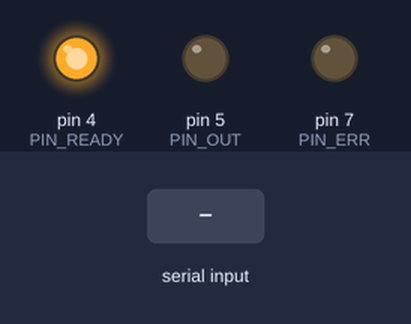
This sketch was run on a simulated Arduino Uno, built with avr-gcc and run on an emulated ATmega328P. On the bench: output pins drawn as LEDs (lit = HIGH). Dashed ring = blinking. The test bench sets the inputs (shaded band). What the sketch prints to the serial monitor is not drawn.

Above: at 1.2 s.
1.3 s: "A" received over Serial
At 1.82 s:
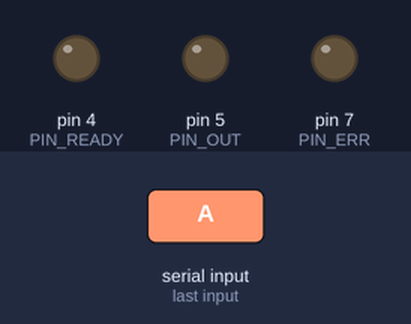
3.4 s: byte 75 ('K') received over Serial
At 3.51 s:
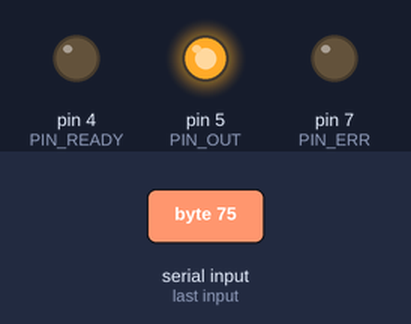
6.4 s: byte 32 (' ') received over Serial
At 7.0 s:
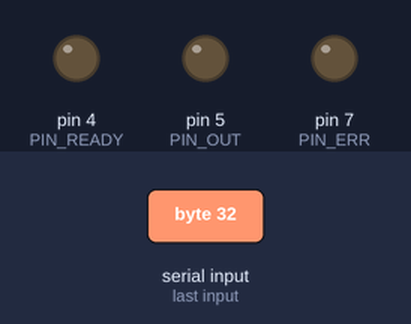
7.9 s: byte 76 ('L') received over Serial
At 9.8 s:
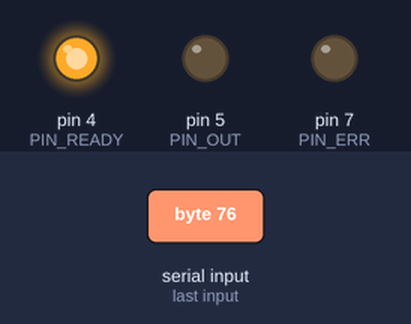
10.9 s: byte 77 ('M') received over Serial
At 11.01 s:
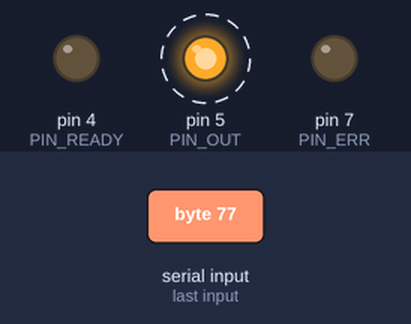
12.4 s: byte 78 ('N') received over Serial
At 14.2 s:
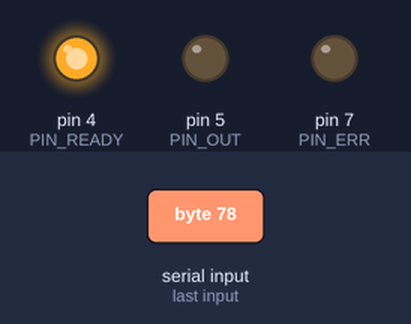
Timing chart, 0 to 14.9 s (numbered marks = the images above; inputs shaded):
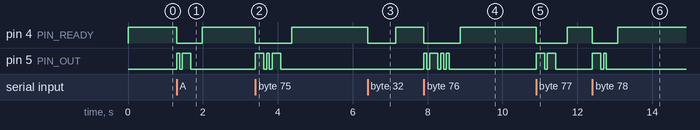

The sketch:

morse.ino
```cpp
#define PIN_OUT 5
#define PIN_ERR 7
#define PIN_READY 4

#define BASE_TIME 75

#define DOT        1
#define DASH       3
#define GAP        1
#define LETTER_GAP 3
#define WORD_GAP   7

#define DO_DOT pulse(DOT)
#define DO_DASH pulse(DASH)

/* char *message = "SOS Help us"; */

void pulse(byte t) {
  digitalWrite(PIN_OUT, HIGH);
  delay(t * BASE_TIME);
  digitalWrite(PIN_OUT, LOW);
  delay(GAP * BASE_TIME);
}

void pulseError() {
  digitalWrite(PIN_ERR, HIGH);
  delay(DASH * BASE_TIME);
  digitalWrite(PIN_ERR, LOW);
}

void writeChar(char c) {

  if (c >= 'a' && c <= 'z') c -= 'a' - 'A';
  switch (c) {
    case ' ':
      delay(WORD_GAP * BASE_TIME);
      break;

    case 'A':
      pulse(DOT);
      pulse(DASH);
      break;
    case 'B':
      pulse(DASH);
      pulse(DOT);
      pulse(DOT);
      break;

    case 'C':
      pulse(DASH);
      pulse(DOT);
      pulse(DASH);
      pulse(DOT);
      break;

    case 'D':
      pulse(DASH);
      pulse(DOT);
      pulse(DOT);
      break;

    case 'E':
      pulse(DOT);
      break;

    case 'F':
      DO_DOT;
      DO_DOT;
      DO_DASH;
      DO_DOT;
      break;

    case 'G':
      DO_DASH;
      DO_DASH;
      DO_DOT;
      break;

    case 'H':
      DO_DOT;
      DO_DOT;
      DO_DOT;
      DO_DOT;
      break;

    case 'I':
      DO_DOT;
      DO_DOT;
      break;

    case 'J':
      DO_DOT;
      DO_DASH;
      DO_DASH;
      DO_DASH;
      break;

    case 'K':
      DO_DASH;
      DO_DOT;
      DO_DASH;
      break;

    case 'L':
      DO_DOT;
      DO_DASH;
      DO_DOT;
      DO_DOT;
      break;

    case 'M':
      DO_DASH;
      DO_DASH;
      break;

    case 'N':
      DO_DASH;
      DO_DOT;
      break;

    case 'O':
      DO_DASH;
      DO_DASH;
      DO_DASH;
      break;

    case 'P':
      DO_DOT;
      DO_DASH;
      DO_DASH;
      DO_DOT;
      break;

    case 'Q':
      DO_DASH;
      DO_DASH;
      DO_DOT;
      DO_DASH;
      break;

    case 'R':
      DO_DOT;
      DO_DASH;
      DO_DOT;

    case 'S':
      DO_DOT;
      DO_DOT;
      DO_DOT;
      break;

    case 'T':
      DO_DASH;
      break;

    case 'U':
      DO_DOT;
      DO_DOT;
      DO_DASH;
      break;

    case 'V':
      DO_DOT;
      DO_DOT;
      DO_DOT;
      DO_DASH;
      break;

    case 'W':
      DO_DOT;
      DO_DASH;
      DO_DASH;
      break;

    case 'X':
      DO_DASH;
      DO_DOT;
      DO_DOT;
      DO_DASH;
      break;

    case 'Y':
      DO_DASH;
      DO_DOT;
      DO_DASH;
      DO_DASH;
      break;

    case 'Z':
      DO_DASH;
      DO_DASH;
      DO_DOT;
      DO_DOT;
      break;

    default:
      pulseError();
  }

  delay(LETTER_GAP * BASE_TIME);
}

void writeStr(char *msg) {
  for (int c = 0; c < strlen(msg); c++) {
    writeChar(msg[c]);
  }
}

void setup() {
  pinMode(PIN_OUT, OUTPUT);
  digitalWrite(PIN_OUT, LOW);
  pinMode(PIN_ERR, OUTPUT);
  digitalWrite(PIN_ERR, LOW);
  pinMode(PIN_READY, OUTPUT);

  Serial.begin(9600);
}

void loop() {
#ifdef DEMO
  writeStr("SOS sos 2");
  delay(2000);
#else
  digitalWrite(PIN_READY, HIGH);
  while (Serial.available() > 0) {
    digitalWrite(PIN_READY, LOW);
    char c = Serial.read();
    Serial.print(c);
    writeChar(c);
  }
  //Serial.println(" [done]");
#endif

}
```

Measured:
- after the input at 1.3 s, pin 4 (PIN_READY): HIGH → LOW at once, → HIGH 0.68 s later; pin 5 (PIN_OUT): LOW → HIGH at once, → LOW 0.08 s later, → HIGH 0.08 s later, → LOW 0.23 s later
- after the input at 3.4 s, pin 4 (PIN_READY): HIGH → LOW at once, → HIGH 0.98 s later; pin 5 (PIN_OUT): goes HIGH 0.23 s, LOW 0.08 s, HIGH 0.08 s, LOW 0.08 s, HIGH 0.23 s, then LOW, starting at once
- after the input at 6.4 s, pin 4 (PIN_READY): HIGH → LOW at once, → HIGH 0.75 s later
- after the input at 7.9 s, pin 4 (PIN_READY): HIGH → LOW at once, → HIGH 0.98 s later
- after the input at 10.9 s, pin 4 (PIN_READY): HIGH → LOW at once, → HIGH 0.83 s later; pin 5 (PIN_OUT): alternates HIGH for 0.23 s and LOW for 0.08 s, 4 changes in all, then stays LOW, starting at once
- after the input at 12.4 s, pin 4 (PIN_READY): HIGH → LOW at once, → HIGH 0.68 s later; pin 5 (PIN_OUT): LOW → HIGH at once, → LOW 0.23 s later, → HIGH 0.08 s later, → LOW 0.08 s later
